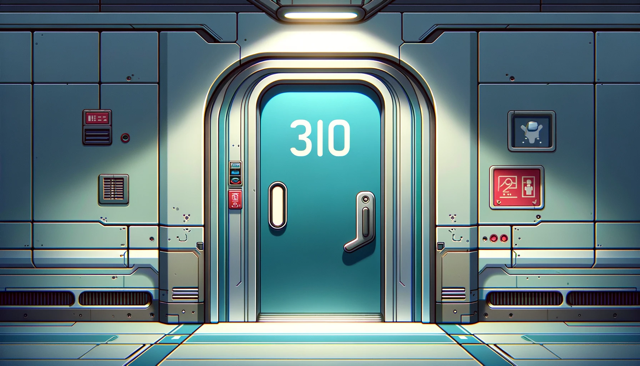
#> input picture game/images/back 118.png, 640 x 366 px, found by its file name
$ python resize.py
#> lines starting #> are read from the running program, lines starting #| are printed output that depends on the picture
from PIL import Image
# make sure to install the PIL library
# pip install Pillow


def resize_this_image(path, width, height):
    # Load the image
#> called with width = 1920, height = 1080
    img = Image.open(path)
#> img is the input picture: PIL image 640x366 RGBA; mean R, G, B, A 99.1, 124.9, 128.1, 255

    # Resize the image to the specified resolution of 1280x720
    img_resized = img.resize((width, height))
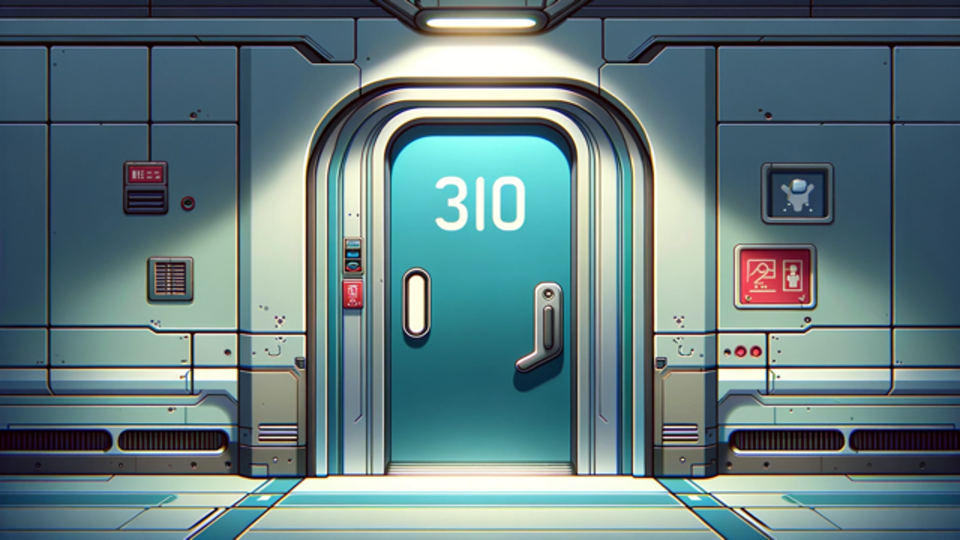
#> img_resized: PIL image 1920x1080 RGBA (shown at 1/2 size); mean R, G, B, A 99.1, 124.9, 128.1, 255

    # Save the resized image
    resized_image_path = path.replace(".png", "_resized.png")
    img_resized.save(resized_image_path)

# Just update here the path of the image you want to resize
# And the width and height you want to resize it to
resize_this_image(r"/home/eduard/project_game/laboratory_work_1/game/images/back 118.png", 1920, 1080)
